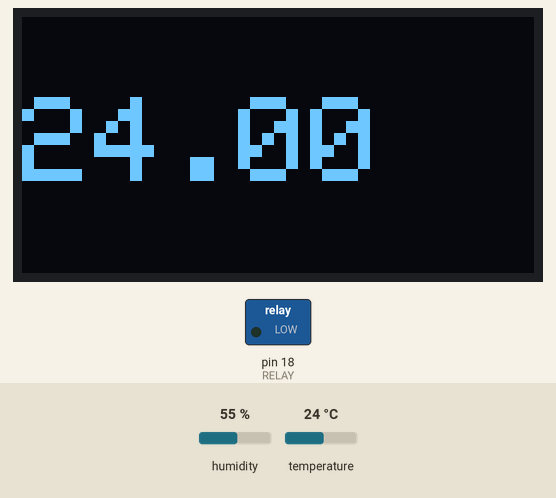
Recording of a sketch running on a simulated Arduino Mega 2560, built with avr-gcc and run on an emulated ATmega2560. On the bench: 128×64 one-colour display, switched loads named in the sketch (green lamp = pin HIGH). Inputs (shaded band) come from the test bench; at power-on: temperature 24 °C, humidity 55 %. What the sketch prints to the serial monitor is not drawn.

Above: at 2.8 s.
2.9 s: temperature set to 30 °C
At 4.8 s:
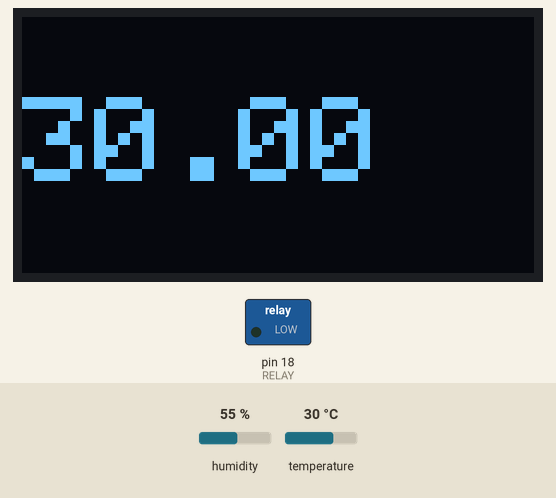
5.6 s: temperature set to 33 °C
At 6.8 s:
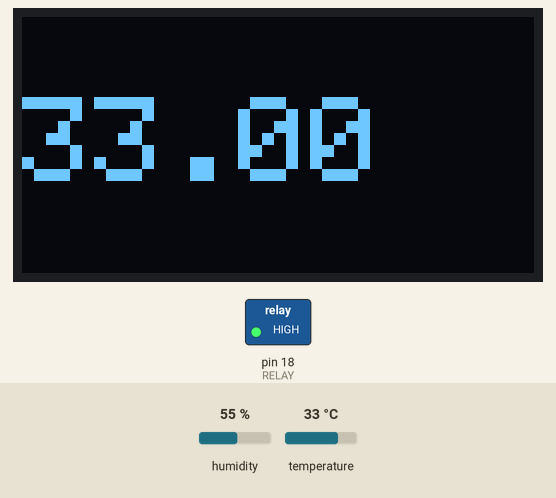
8.3 s: temperature set to 12 °C
At 10.6 s:
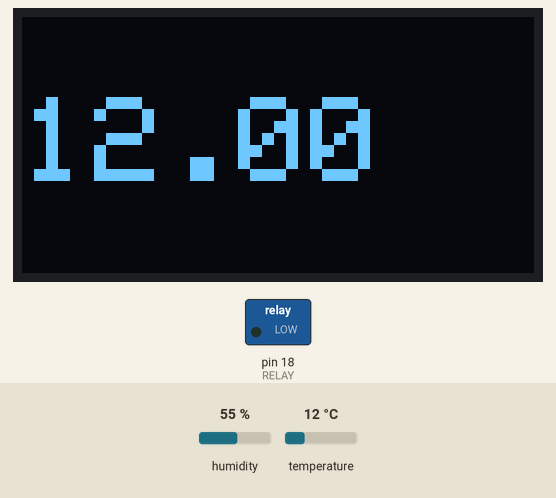
Timing chart, 0 to 12.1 s (numbered marks = the images above; inputs shaded):
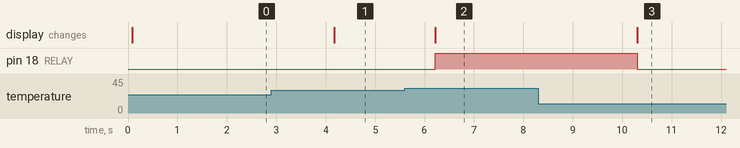

Measured:
- the behaviour switches between 31 and 32 °C on temperature (found by bisection; images 1 and 2)
- after the input at 2.9 s, the display: changes after 1.3 s (image 1)
- after the input at 5.6 s, pin 18 (RELAY): LOW → HIGH after 0.61 s; the display: changes after 0.61 s (image 2)
- after the input at 8.3 s, pin 18 (RELAY): HIGH → LOW after 2.0 s; the display: changes after 2.0 s (image 3)

The sketch:

Punto_3_TP0_Terminado.ino
```cpp
//Por Joaquin R y Santiago M
//Curso: 5LA 2023

#include <Wire.h>     // libreria para bus I2C
#include <Adafruit_GFX.h>   // libreria para pantallas graficas
#include <Adafruit_SSD1306.h>   // libreria para controlador SSD1306

#define ANCHO 128     // reemplaza ocurrencia de ANCHO por 128
#define ALTO 64       // reemplaza ocurrencia de ALTO por 64

#define OLED_RESET 4      // necesario por la libreria pero no usado
Adafruit_SSD1306 oled(ANCHO, ALTO, &Wire, OLED_RESET);  // crea objeto

#include "DHT.h"

#define DHTPIN 23     // Digital pin connected to the DHT sensor

#define DHTTYPE DHT11   // DHT 22  (AM2302), AM2321
#define RELAY   18
#define UMBRAL  31

DHT dht(DHTPIN, DHTTYPE);

void setup() {
  Wire.begin();         // inicializa bus I2C
  oled.begin(SSD1306_SWITCHCAPVCC, 0x3C); // inicializa pantalla con direccion 0x3C
  dht.begin();
  pinMode(RELAY, OUTPUT);
  Serial.begin(9600);
}

void loop() {
  float t = dht.readTemperature();
  oled.clearDisplay();      // limpia pantalla
  oled.setTextColor(WHITE);   // establece color al unico disponible (pantalla monocromo)
  oled.setCursor(0, 20);     // ubica cursor en inicio de coordenadas 0,0
  oled.setTextSize(3);      // establece tamano de texto en 1
  oled.print(t);  // escribe en pantalla el texto
  Serial.println(t);
  oled.display();     // muestra en pantalla todo lo establecido anteriormente

  if(t > UMBRAL){
    digitalWrite(RELAY, HIGH);
  }else{
    digitalWrite(RELAY, LOW);
  }
}
```
